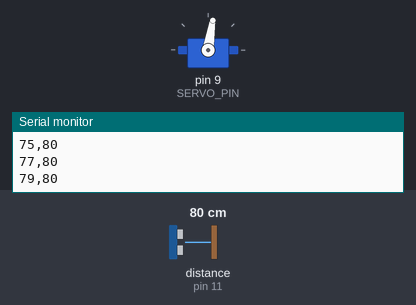
A sketch run on a simulated Arduino Uno, built with avr-gcc and run on an emulated ATmega328P. On the bench: servo, the last lines printed to the serial monitor. Wiring (inferred from the names in the program): ultrasonic range finder: trigger pin 10; echo pin 11. The test bench sets the inputs (shaded band); at power-on: distance to the obstacle (sensor on pin 11) 80 cm. The echo pulse lasts 58.3 µs per cm.

Above: at 1.7 s.
1.8 s: distance to the obstacle (sensor on pin 11) set to 250 cm
At 2.4 s:
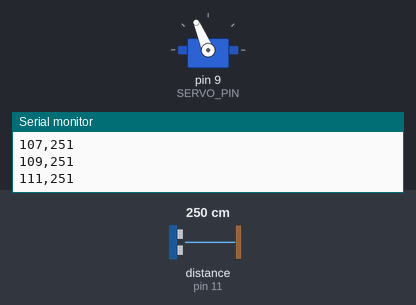
4.8 s: distance to the obstacle (sensor on pin 11) set to 2 cm
At 5.86 s:
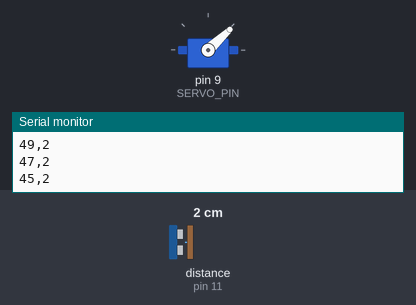
7.8 s: distance to the obstacle (sensor on pin 11) set to 299 cm
At 8.5 s:
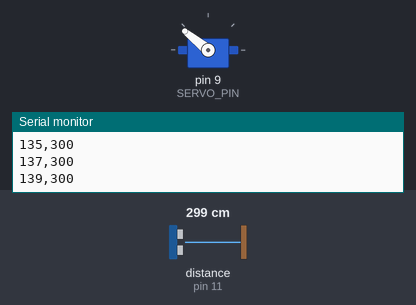
10.8 s: distance to the obstacle (sensor on pin 11) set to 4 cm
Timing chart, 0 to 14.8 s (numbered marks = the images above; inputs shaded):
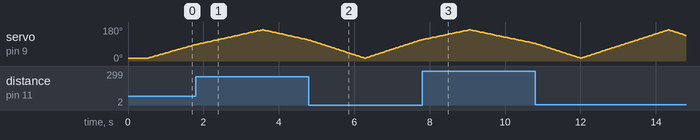

The sketch:

radar.ino
```cpp
// Arduino sonar: HC-SR04 ultrasonic sensor, optionally swept by an SG90 servo.
//
// Sends one line per reading over serial at 115200 baud:
//   <angle>,<distance_cm>     e.g. "90,123"
// A distance of -1 means no echo / out of range.
//
// Phase 1: USE_SERVO 0 -> sensor fixed, angle always reported as FIXED_ANGLE.
// Phase 3: USE_SERVO 1 -> sensor mounted on the servo, sweeping MIN..MAX_ANGLE.

#define USE_SERVO 1

#if USE_SERVO
#include <Servo.h>
#endif

const uint8_t TRIG_PIN = 10;
const uint8_t ECHO_PIN = 11;
const uint8_t SERVO_PIN = 9;

const int FIXED_ANGLE = 90;   // straight ahead
const int MIN_ANGLE = 15;     // SG90 strains at its 0/180 end stops
const int MAX_ANGLE = 165;
const int ANGLE_STEP = 2;
const bool MIRROR_ANGLE = false;  // set true if objects on your right show up on the left

const unsigned long ECHO_TIMEOUT_US = 25000UL;  // ~4.3 m round trip
const long MIN_DISTANCE_CM = 2;
const long MAX_DISTANCE_CM = 400;
const unsigned int SERVO_SETTLE_MS = 30;  // time for the servo to reach the new angle
const unsigned int FIXED_CYCLE_MS = 60;   // HC-SR04 datasheet recommends >= 60 ms between pings

#if USE_SERVO
Servo servo;
int angle = MIN_ANGLE;
int direction = 1;
#endif

long readDistanceCm() {
  digitalWrite(TRIG_PIN, LOW);
  delayMicroseconds(2);
  digitalWrite(TRIG_PIN, HIGH);
  delayMicroseconds(10);
  digitalWrite(TRIG_PIN, LOW);

  unsigned long duration = pulseIn(ECHO_PIN, HIGH, ECHO_TIMEOUT_US);
  if (duration == 0) {
    return -1;  // timed out: nothing in range
  }

  // Sound travels ~0.0343 cm/us and the pulse covers the distance twice.
  long cm = duration / 58;
  if (cm < MIN_DISTANCE_CM || cm > MAX_DISTANCE_CM) {
    return -1;
  }
  return cm;
}

void sendReading(int readingAngle, long distanceCm) {
  Serial.print(MIRROR_ANGLE ? 180 - readingAngle : readingAngle);
  Serial.print(',');
  Serial.println(distanceCm);
}

void setup() {
  Serial.begin(115200);
  pinMode(TRIG_PIN, OUTPUT);
  pinMode(ECHO_PIN, INPUT);
  digitalWrite(TRIG_PIN, LOW);

#if USE_SERVO
  servo.attach(SERVO_PIN);
  servo.write(angle);
  delay(500);  // let it reach the start position
#endif
}

void loop() {
#if USE_SERVO
  servo.write(angle);
  delay(SERVO_SETTLE_MS);
  sendReading(angle, readDistanceCm());

  angle += direction * ANGLE_STEP;
  if (angle >= MAX_ANGLE || angle <= MIN_ANGLE) {
    angle = constrain(angle, MIN_ANGLE, MAX_ANGLE);
    direction = -direction;
  }
#else
  sendReading(FIXED_ANGLE, readDistanceCm());
  delay(FIXED_CYCLE_MS);
#endif
}
```
